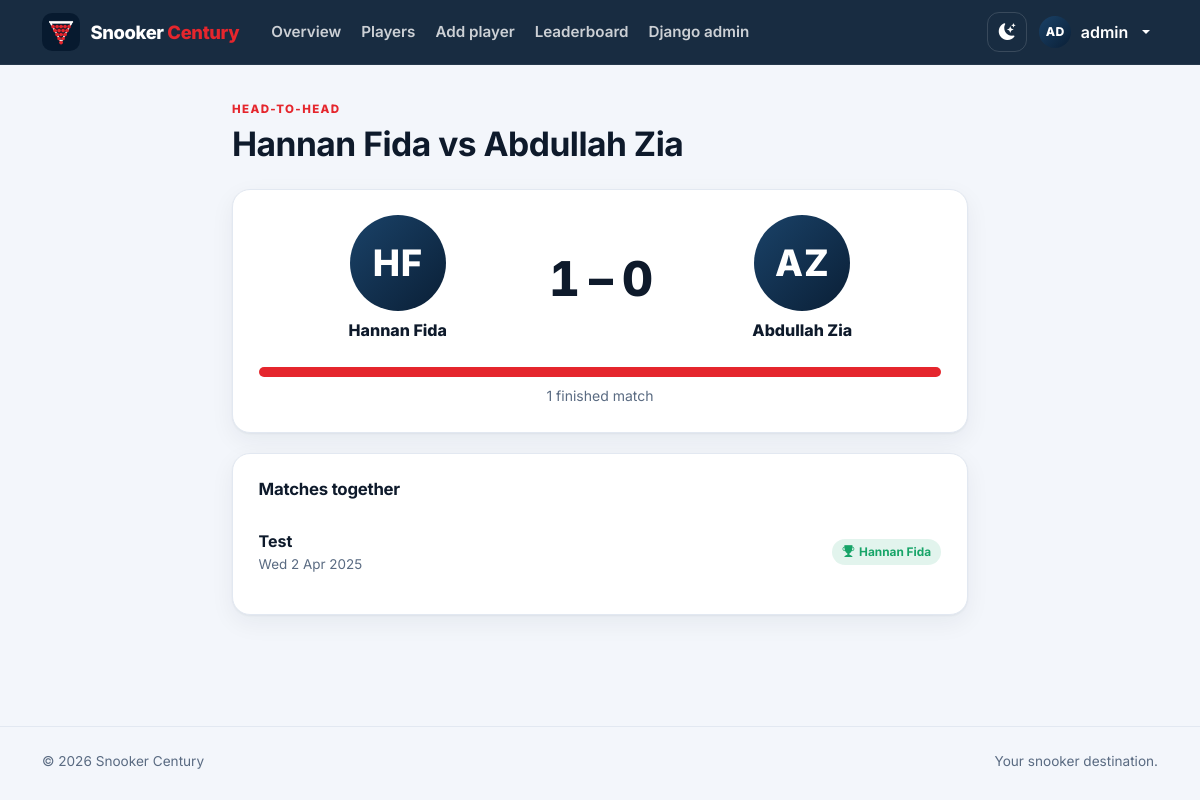
The page /stats/vs/fida/Zia/ (signed in) on the database its author committed.
### accounts/models.py (models this page shows, shortened)
class User(AbstractUser):
    is_admin = models.BooleanField(default=False)
    bio = models.TextField(blank=True)
    profile_picture = models.ImageField(upload_to="profile_pics/", blank=True, null=True)
    @property
    def is_site_admin(self):
        return bool(self.is_admin or self.is_superuser)
    @property
    def display_name(self):
        return self.get_full_name().strip() or self.username
    @property
    def initials(self):
        parts = [p for p in (self.first_name, self.last_name) if p]
        if parts:
            return "".join(p[0] for p in parts[:2]).upper()
        return (self.username[:2] or "?").upper()

### stats/models.py (models this page shows, shortened)
class PlayerVsPlayerStats(models.Model):
    player1 = models.ForeignKey(settings.AUTH_USER_MODEL, on_delete=models.CASCADE, related_name="stats_as_player1")
    player2 = models.ForeignKey(settings.AUTH_USER_MODEL, on_delete=models.CASCADE, related_name="stats_as_player2")
    player1_wins = models.IntegerField(default=0)
    player2_wins = models.IntegerField(default=0)
    total_matches = models.IntegerField(default=0)
    last_updated = models.DateTimeField(auto_now=True)
    class Meta:
        unique_together = ["player1", "player2"]
        verbose_name = "Player vs Player Stats"
        verbose_name_plural = "Player vs Player Stats"
    @property
    def draws(self):
        return max(self.total_matches - self.player1_wins - self.player2_wins, 0)
    @classmethod
    def get_for(cls, user_a, user_b):
        first, second = (user_a, user_b) if user_a.id < user_b.id else (user_b, user_a)
        record, _ = cls.objects.get_or_create(player1=first, player2=second)
        return record
    def update_stats(self):
        from matches.models import Match, MatchPlayer
        shared = (
            Match.objects.filter(is_active=False, players__player=self.player1)
            .filter(players__player=self.player2)
            .distinct()
        )
        rows = MatchPlayer.objects.filter(match__in=shared, player__in=[self.player1_id, self.player2_id], is_winner=True)
        self.total_matches = shared.count()
        self.player1_wins = rows.filter(player_id=self.player1_id).count()
        self.player2_wins = rows.filter(player_id=self.player2_id).count()
        self.save()

### matches/models.py (models this page shows, shortened)
class Match(models.Model):
    title = models.CharField(max_length=255)
    date = models.DateTimeField(auto_now_add=True)
    location = models.CharField(max_length=255, blank=True)
    notes = models.TextField(blank=True)
    is_active = models.BooleanField(default=True)
    created_by = models.ForeignKey(settings.AUTH_USER_MODEL, on_delete=models.CASCADE, related_name='created_matches')
    class Meta:
        verbose_name = "Match"
        verbose_name_plural = "Matches"
        ordering = ['-date']

### stats/views.py (the view)
# urls.py: path("vs/<str:username1>/<str:username2>/", views.player_vs_player, name="player_vs_player"),
@login_required
def player_vs_player(request, username1, username2):
    player1 = get_object_or_404(User, username=username1)
    player2 = get_object_or_404(User, username=username2)
    if player1 == player2:
        return redirect("player_stats", username=player1.username)
    stats = PlayerVsPlayerStats.get_for(player1, player2)
    stats.update_stats()  # cheap, and avoids showing stale numbers
    if stats.player1_id == player1.id:
        wins1, wins2 = stats.player1_wins, stats.player2_wins
    else:
        wins1, wins2 = stats.player2_wins, stats.player1_wins
    matches = (
        Match.objects.filter(players__player=player1)
        .filter(players__player=player2)
        .distinct()
        .order_by("-date")
        .prefetch_related("players__player")
    )
    rows = []
    for match in matches:
        participants = list(match.players.all())
        winner = next((p.player for p in participants if p.is_winner), None)
        can_open = any(p.player_id == request.user.id for p in participants)
        rows.append({"match": match, "winner": winner, "can_open": can_open})
    total = stats.total_matches or 0
    context = {
        "player1": player1,
        "player2": player2,
        "stats": stats,
        "wins1": wins1,
        "wins2": wins2,
        "draws": stats.draws,
        "pct1": round(100 * wins1 / total) if total else 0,
        "pct2": round(100 * wins2 / total) if total else 0,
        "rows": rows,
    }
    return render(request, "player_vs_player.html", context)

### templates/player_vs_player.html (shortened to what this page needs)
{% extends "base.html" %}
{% block content %}
<div class="container container-narrow page">
  <div class="page-head">
    <div><div class="eyebrow">Head-to-head</div><h1>{{ player1.display_name }} vs {{ player2.display_name }}</h1></div>
  </div>
  <section class="panel" aria-label="Record">
    <div class="vs">
      <a class="who" href="{% url 'player_stats' player1.username %}">{% include "partials/avatar.html" with u=player1 size="avatar-xl" %}<span>{{ player1.display_name }}</span></a>
      <div class="score" aria-label="{{ wins1 }} to {{ wins2 }}">{{ wins1 }} – {{ wins2 }}</div>
      <a class="who" href="{% url 'player_stats' player2.username %}">{% include "partials/avatar.html" with u=player2 size="avatar-xl" %}<span>{{ player2.display_name }}</span></a>
    </div>
    {% if stats.total_matches %}
    <div class="bar mt-4" role="img" aria-label="Win share"><i class="a" style="width: {{ pct1 }}%"></i><i class="b" style="width: {{ pct2 }}%; margin-left: auto"></i></div>
    <div class="text-center text-muted small mt-2">{{ stats.total_matches }} finished match{{ stats.total_matches|pluralize:"es" }}{% if draws %} · {{ draws }} draw{{ draws|pluralize }}{% endif %}</div>
    {% endif %}
  </section>
  <section class="panel">
    <h2 class="panel-title">Matches together</h2>
    {% if rows %}
    <ul class="rows">
      {% for row in rows %}
      <li>
        {% if row.can_open %}<a class="row-item" href="{% url 'match_detail' row.match.id %}">{% else %}<div class="row-item">{% endif %}
          <div class="grow"><div class="t">{{ row.match.title }}</div><div class="s">{{ row.match.date|date:"D j M Y" }}</div></div>
          {% if row.match.is_active %}<span class="chip chip-live">Live</span>
          {% elif row.winner %}<span class="chip chip-won"><i class="bi bi-trophy-fill"></i> {{ row.winner.display_name }}</span>
          {% else %}<span class="chip chip-draw">Draw</span>{% endif %}
        {% if row.can_open %}</a>{% else %}</div>{% endif %}
      </li>
      {% endfor %}
    </ul>
    {% else %}
    <div class="empty"><i class="bi bi-flag"></i><p class="mb-0">These players haven't met yet.</p></div>
    {% endif %}
  </section>
</div>
{% endblock %}

### templates/base.html (shortened to what this page needs)
{% load static %}<!DOCTYPE html>
<html lang="en" data-bs-theme="light">
<head>
  <link href="https://cdn.jsdelivr.net/npm/bootstrap@5.3.3/dist/css/bootstrap.min.css" rel="stylesheet">
  <link href="https://cdn.jsdelivr.net/npm/bootstrap-icons@1.11.3/font/bootstrap-icons.min.css" rel="stylesheet">
  <link href="{% static 'css/app.css' %}" rel="stylesheet">
</head>
<body class="{% if user.is_authenticated %}has-tabbar{% endif %}">
  {% with url_name=request.resolver_match.url_name %}
  <header class="app-nav">
    <nav class="navbar navbar-expand-lg" aria-label="Main">
      <div class="container">
        <a class="brand" href="{% url 'home' %}">
          <img src="{% static 'img/icon.png' %}" alt="" width="38" height="38">
          <span>Snooker <b>Century</b></span>
        </a>
        <div class="d-flex align-items-center gap-2 order-lg-3">
          <button type="button" class="icon-btn" data-theme-toggle aria-label="Toggle theme"></button>
          {% if user.is_authenticated %}
          <div class="dropdown">
            <button class="nav-user dropdown-toggle" type="button" data-bs-toggle="dropdown" aria-expanded="false" aria-label="Account menu">
              {% include "partials/avatar.html" with u=user size="avatar-sm" %}
              <span class="d-none d-md-inline fw-semibold">{{ user.display_name }}</span>
            </button>
          </div>
          {% else %}
          <a class="btn btn-ghost-light btn-sm d-none d-sm-inline-flex" href="{% url 'login' %}">Log in</a>
          <a class="btn btn-primary btn-sm" href="{% url 'sign_up' %}">Sign up</a>
          {% endif %}
        </div>
        {% if user.is_authenticated %}
        <div class="collapse navbar-collapse order-lg-2 ms-lg-4" id="mainNav">
          <ul class="navbar-nav me-auto gap-lg-1">
            {% if user.is_site_admin %}
              <li class="nav-item"><a class="nav-link {% if url_name == 'admin_dashboard' %}active{% endif %}" href="{% url 'admin_dashboard' %}">Overview</a></li>
              <li class="nav-item"><a class="nav-link {% if url_name == 'admin_user_list' or url_name == 'admin_user_edit' or url_name == 'admin_user_delete' %}active{% endif %}" href="{% url 'admin_user_list' %}">Players</a></li>
              <li class="nav-item"><a class="nav-link {% if url_name == 'admin_user_create' %}active{% endif %}" href="{% url 'admin_user_create' %}">Add player</a></li>
              <li class="nav-item"><a class="nav-link {% if url_name == 'leaderboard' %}active{% endif %}" href="{% url 'leaderboard' %}">Leaderboard</a></li>
              {% if user.is_superuser %}<li class="nav-item"><a class="nav-link" href="/django-admin/">Django admin</a></li>{% endif %}
            {% endif %}
          </ul>
        </div>
        {% endif %}
      </div>
    </nav>
  </header>
  <main id="main">
    {% block content %}{% endblock %}
  </main>
  <footer class="site-footer">
    <div class="container d-flex flex-wrap justify-content-between gap-2">
      <span>&copy; {% now "Y" %} Snooker Century</span>
      <span>Your snooker destination.</span>
    </div>
  </footer>
  {% endwith %}
</body>
</html>

### templates/partials/avatar.html
<span class="avatar {{ size }}" aria-hidden="true">{{ u.initials }}{% if u.profile_picture %}<img src="{{ u.profile_picture.url }}" alt="" loading="lazy" onerror="this.remove()">{% endif %}</span>

### rows shown on the page
User: initials "AD", display_name "admin"
User: display_name "Hannan Fida", initials "HF"
User: display_name "Abdullah Zia", initials "AZ"
PlayerVsPlayerStats: total_matches "1"
Match: match "Test", match "Wed 2 Apr 2025", winner.display_name "Hannan Fida"

### other values the page prints
{{ wins1 }} "1"
{{ wins2 }} "0"
